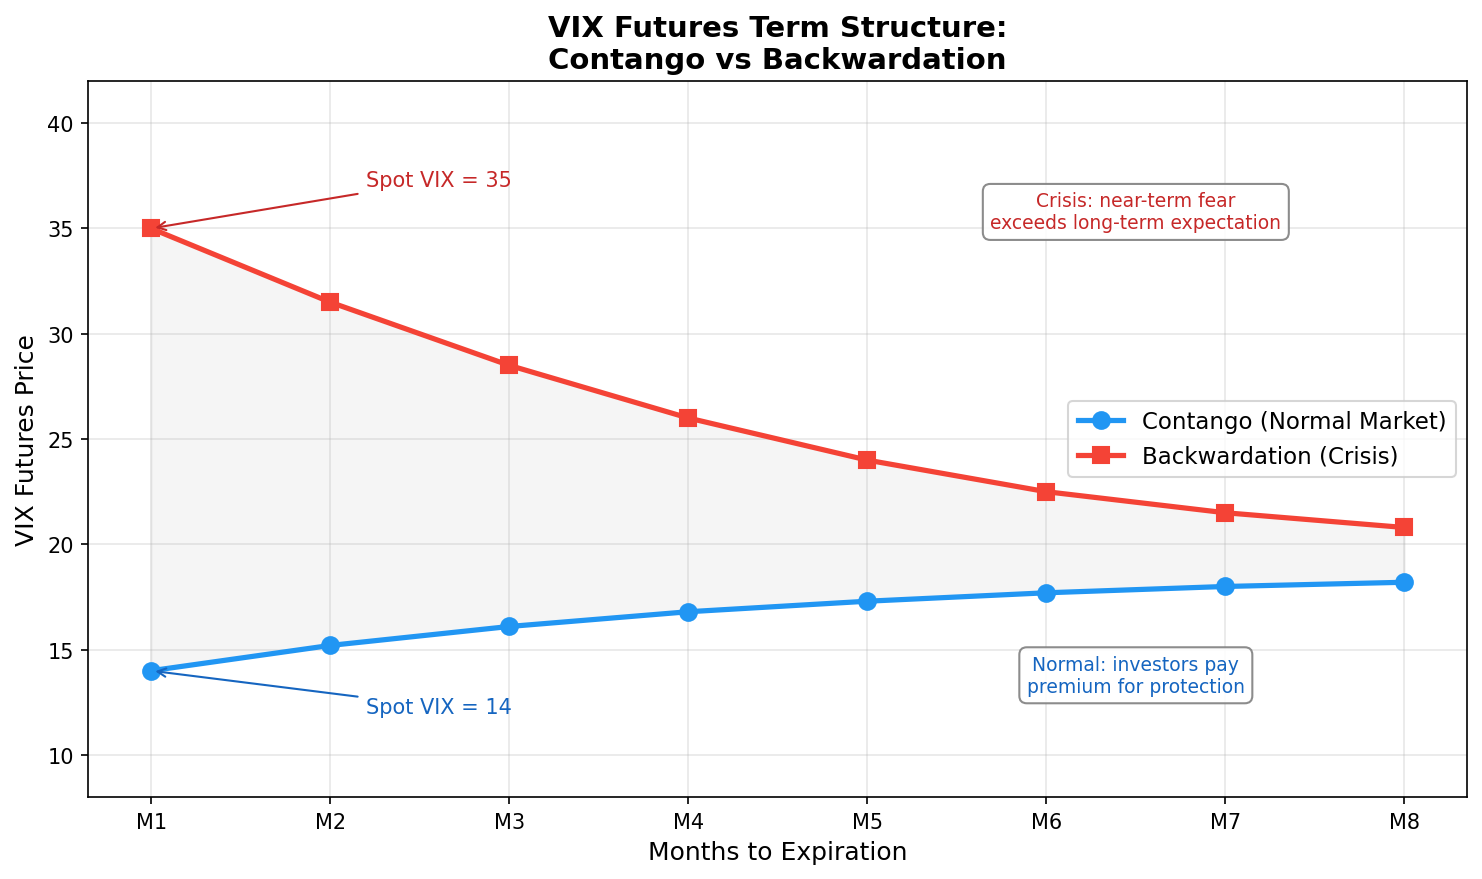

The Python source for this figure:
"""
Week 40 - VIX Futures Term Structure
=====================================
Visualizes VIX futures term structure in two market regimes:
  - Contango (normal market): futures prices rise with maturity
  - Backwardation (crisis): futures prices fall with maturity
Both curves are plotted on the same chart for comparison.
Output: week40_vix_term_structure.png
"""

import matplotlib.pyplot as plt
import numpy as np
import os

# ---------------------------------------------------------------------------
# Data: synthetic VIX futures term structure
# ---------------------------------------------------------------------------
months = np.array([1, 2, 3, 4, 5, 6, 7, 8])  # months to expiration
labels = [f"M{m}" for m in months]

# Contango: spot VIX is low (~14), futures curve slopes upward
contango = np.array([14.0, 15.2, 16.1, 16.8, 17.3, 17.7, 18.0, 18.2])

# Backwardation: spot VIX is high (~35), futures curve slopes downward
backwardation = np.array([35.0, 31.5, 28.5, 26.0, 24.0, 22.5, 21.5, 20.8])

# ---------------------------------------------------------------------------
# Plot
# ---------------------------------------------------------------------------
fig, ax = plt.subplots(figsize=(10, 6))

# Contango curve
ax.plot(months, contango, marker="o", linewidth=2.5, color="#2196F3",
        label="Contango (Normal Market)", markersize=8)

# Backwardation curve
ax.plot(months, backwardation, marker="s", linewidth=2.5, color="#F44336",
        label="Backwardation (Crisis)", markersize=8)

# Shade the area between the two curves to emphasize the difference
ax.fill_between(months, contango, backwardation, alpha=0.08, color="gray")

# Spot VIX markers
ax.annotate("Spot VIX = 14", xy=(1, 14), xytext=(2.2, 12),
            fontsize=10, color="#1565C0",
            arrowprops=dict(arrowstyle="->", color="#1565C0"))
ax.annotate("Spot VIX = 35", xy=(1, 35), xytext=(2.2, 37),
            fontsize=10, color="#C62828",
            arrowprops=dict(arrowstyle="->", color="#C62828"))

# Formatting
ax.set_xlabel("Months to Expiration", fontsize=12)
ax.set_ylabel("VIX Futures Price", fontsize=12)
ax.set_title("VIX Futures Term Structure:\nContango vs Backwardation", fontsize=14, fontweight="bold")
ax.set_xticks(months)
ax.set_xticklabels(labels)
ax.legend(fontsize=11, loc="center right")
ax.grid(True, alpha=0.3)
ax.set_ylim(8, 42)

# Add regime description text boxes
props = dict(boxstyle="round,pad=0.4", facecolor="white", edgecolor="gray", alpha=0.9)
ax.text(6.5, 13, "Normal: investors pay\npremium for protection",
        fontsize=9, ha="center", bbox=props, color="#1565C0")
ax.text(6.5, 35, "Crisis: near-term fear\nexceeds long-term expectation",
        fontsize=9, ha="center", bbox=props, color="#C62828")

plt.tight_layout()

# Save output
output_path = os.path.join(os.path.dirname(__file__), "week40_vix_term_structure.png")
plt.savefig(output_path, dpi=150, bbox_inches="tight")
plt.close()
print(f"Saved: {output_path}")
